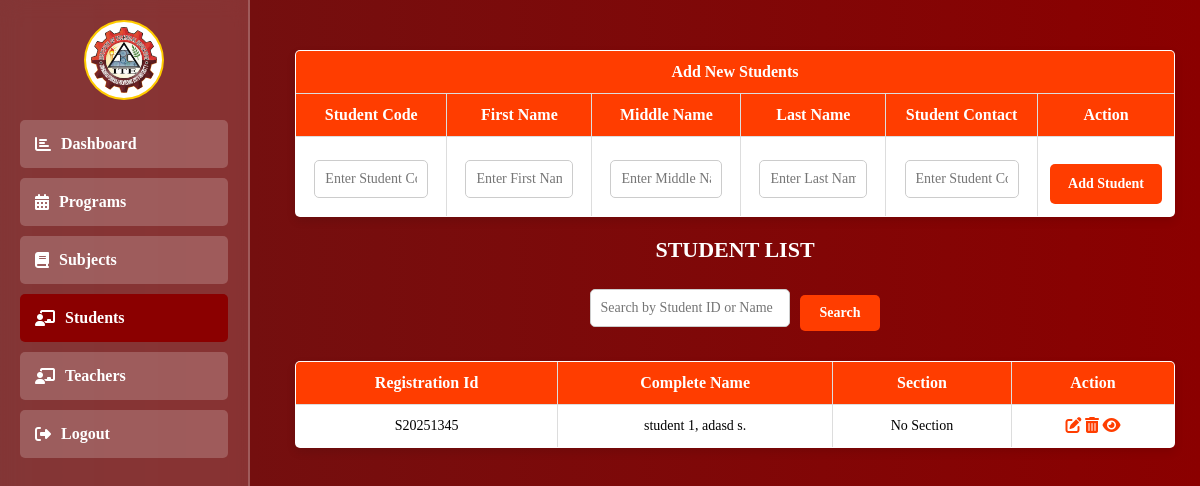
The page /admin/students.php (signed in) on the database as committed earlier.
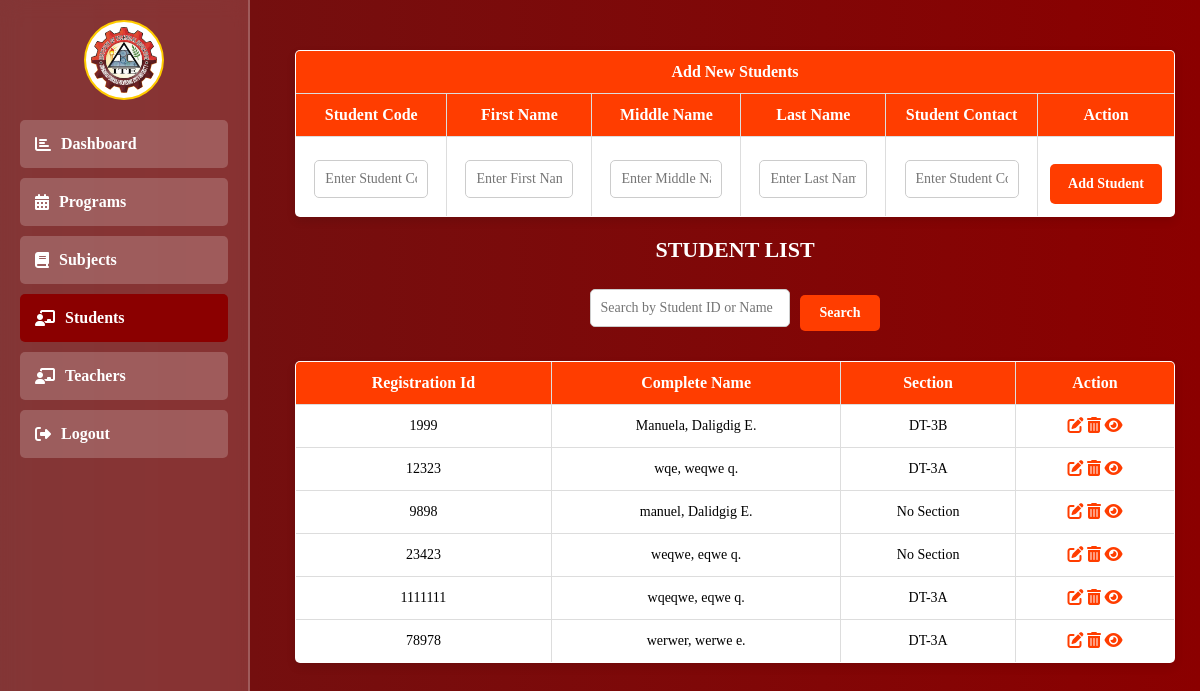
The same page on the database as committed later.
### tables this page shows
CREATE TABLE `students` (
  `id` int(11) NOT NULL,
  `admin_id` int(11) DEFAULT NULL,
  `teacher_id` int(11) DEFAULT NULL,
  `student_code` varchar(100) DEFAULT NULL,
  `fname` varchar(100) NOT NULL,
  `mname` varchar(100) NOT NULL,
  `lname` varchar(100) NOT NULL,
  `profile` varchar(255) NOT NULL,
  `section` varchar(100) DEFAULT NULL,
  `clearance` varchar(100) NOT NULL,
  `contact` varchar(20) NOT NULL,
  `verify` varchar(50) NOT NULL,
  `course_id` int(11) DEFAULT NULL,
  `section_id` int(11) DEFAULT NULL,
  `program_id` int(11) DEFAULT NULL
);

### admin/admin_function.php (called while the page is built, shortened)
<?php
include "../db_connect.php";
function StudentNonAct()
{
    global $pdo;
    try {
        $stmt = $pdo->prepare("SELECT * FROM students");
        $stmt->execute();
        return $students = $stmt->fetchAll(PDO::FETCH_ASSOC);
    } catch (PDOException $e) {
        echo 'ERROR: ' . $e->getMessage();
    }
}
?>

### admin/students.php (the view, shortened to what the changed rows need)
<?php
include "../db_connect.php";
include "./admin_function.php";
?>
<head>
    <link rel="stylesheet" href="https://cdnjs.cloudflare.com/ajax/libs/font-awesome/6.2.0/css/all.css">
</head>
<div>
    <div class="content">
        <div class="dashboard-container">
            <form action="" method="post">
                <table border="1" cellpadding="5" cellspacing="0">
                    <thead>
                        <tr>
                            <th colspan="6">Add New Students</th>
                        </tr>
                    </thead>
                    <thead>
                        <tr>
                            <th>Student Code</th>
                            <th>First Name</th>
                            <th>Middle Name</th>
                            <th>Last Name</th>
                            <th>Student Contact</th>
                            <th>Action</th>
                        </tr>
                    </thead>
                </table>
            </form>
        </div <div class="right-content">
        <h2>Student List</h2>
        <table border="1" cellpadding="4" cellspacing="0">
            <thead>
                <tr>
                    <th>Registration Id</th>
                    <th>Complete Name</th>
                    <th>Section</th>
                    <th>Action</th>
                </tr>
            </thead>
            <tbody>
                <?php
                $students = StudentNonAct();
                if (!empty($students)) {
                    foreach ($students as $student) {
                        if (empty($student['verify'])) {
                            echo "<tr>
                        <td>{$student['student_code']}</td>
                        <td>{$student['fname']}, {$student['lname']} {$student['mname'][0]}.</td>
                        <td>" . (!empty($student['section']) ? $student['section'] : 'No Section') . "</td>
                        <td>
                            <a href='edit_student.php?student_code={$student['student_code']}&fname={$student['fname']}&lname={$student['lname']}&mname={$student['mname']}&contact={$student['contact']}&section={$student['section']}&profile={$student['profile']}'>
                                <i class='fas fa-edit'></i>
                            </a>
                            <a onclick=\"return confirm('Are you sure you want to delete this student?')\" href='students.php?studentId={$student['student_code']}'>
                                <i class='fas fa-trash-alt'></i>
                            </a>
                            <a href='view_Student.php?studentId={$student['id']}&student_code={$student['student_code']}&fname={$student['fname']}&lname={$student['lname']}&mname={$student['mname']}&contact={$student['contact']}&section={$student['section']}&profile={$student['profile']}'>
                                <i class='fas fa-eye'></i>
                            </a>
                        </td>
                    </tr>";
                        }
                    }
                }
                ?>
            </tbody>
        </table>
    </div>

Rows that differ between the two databases and show on the page:
removed students: student_code "S20251345", fname "student 1", lname "adasd", mname "s", shows "No Section"
added students: student_code "1999", fname "Manuela", lname "Daligdig", mname "E", section "DT-3B"
added students: student_code "12323", fname "wqe", lname "weqwe", mname "q", section "DT-3A"
added students: student_code "9898", fname "manuel", lname "Dalidgig", mname "E", shows "No Section"
added students: student_code "23423", fname "weqwe", lname "eqwe", mname "q", shows "No Section"
added students: student_code "1111111", fname "wqeqwe", lname "eqwe", mname "q", section "DT-3A"
added students: student_code "78978", fname "werwer", lname "werwe", mname "e", section "DT-3A"
